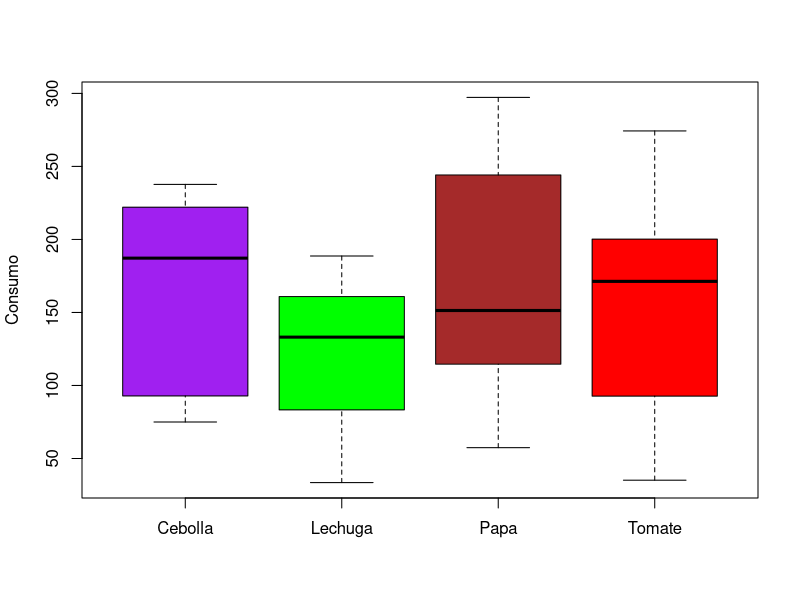
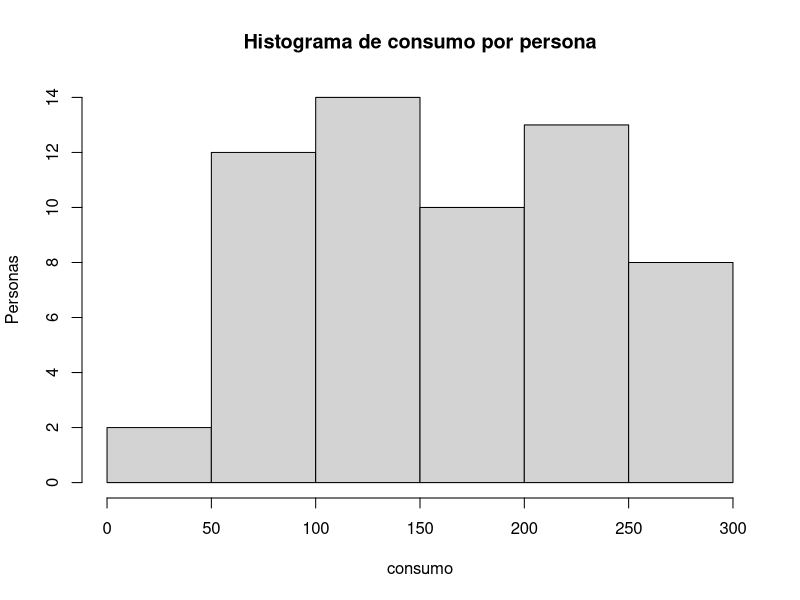
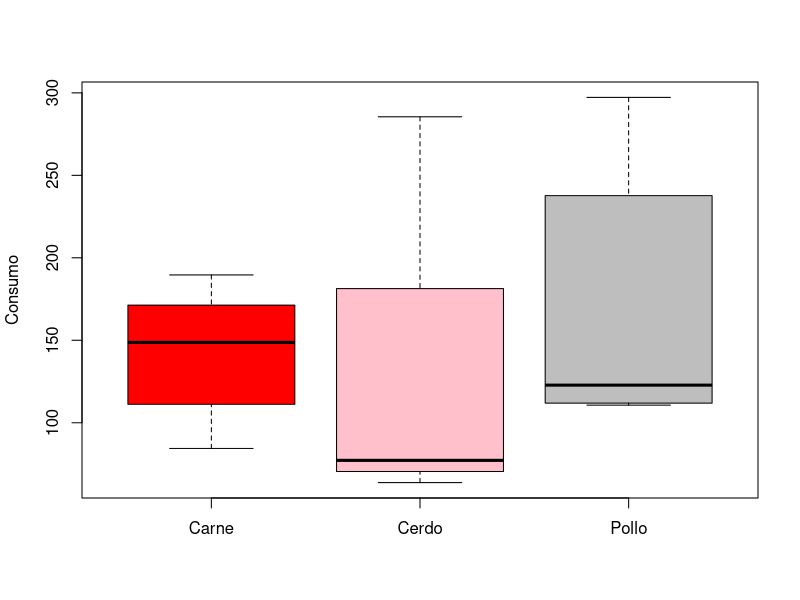

The R script that drew these images, in order:
mercado = read.table("Mercado.txt", header=T)

edad = mercado$Edad
sexo = mercado$Sexo
fruta = mercado$Fruta
vegetales = mercado$Vegetales
carnico = mercado$Carnico
consumo = mercado$Consumo

################################################
# PREGUNTA 1

#Grafica Vegetales/Consumo
boxplot(split(consumo,vegetales),ylab="Consumo",col=c("purple","green","brown","red"))
hist(consumo, main = "Histograma de consumo por persona", ylab = "Personas")
#  SUMMARY

summaryVegetales = summary(vegetales)
summaryConsumo = summary(consumo)


# Varianza de consumo

varianzaConsumo = var(consumo)
varianzaConsumo

# Desviacion estandar
desviacionConsumo = sd(consumo)
desviacionConsumo

################################################
# PREGUNTA 2. Analice la relación en el dinero 
#gastado en las mujeres que compraron cambur según el tipo de cárnico

mujeresCamburCarnico = carnico[ sexo=="F" & fruta == "Cambur"]
consumoCamburMujer = consumo[sexo=="F" & fruta=="Cambur"]

boxplot(split(consumoCamburMujer,mujeresCamburCarnico), ylab="Consumo",col=c("red","pink","gray","yellow"))

##################################################

# PREGUNTA 3: Hombres mayores de 60 compraron carne

hombres60Carne = sexo[sexo == "M" & edad > 60 &  carnico == "Carne"]
cantidadHombres = length(hombres60Carne)
cantidadHombres



